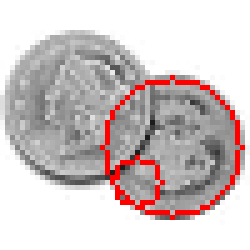
//> input picture rapport/images/detection_coins.png, 50 x 50 px (shown 5 times larger)
$ ./opencv_circle_detection rapport/images/detection_coins.png   (built with g++ and OpenCV 4)
//> lines starting //> are read from the running program, lines starting //| are printed output that depends on the picture
### headers/arguments.hpp
#ifndef ARGUMENTSHPP
#define ARGUMENTSHPP

#include <vector>
#include <map>
#include <string>

/**
 * @brief Command line arguments parser.
 * Parses the command line arguments and stores them as options or parameters. Options are arguments
 * that starts with a '-' (e.g. '-option') and can have a value. Parameters are the remaining
 * arguments. For example the arguments '-size 2 file1 file2 -s' have the folowwing options: '-size'
 * with a value of '2' and '-s', the parameters are 'file1' and 'file2'.
 */
class arguments_t {

private:

    std::map<std::string, std::string> options;
    std::vector<std::string> parameters;

public:

    /**
     * @brief Parses the command line arguments.
     *
     * @param argc The number of arguments in argv.
     * @param argv The actual arguments including the executable path.
     */
    arguments_t(int argc, char** argv);

    /**
     * @brief Counts the number of options.
     *
     * @return std::size_t The number of options.
     */
    std::size_t optionsSize();

    /**
     * @brief Counts the number of parameters.
     *
     * @return std::size_t The number of parameters.
     */
    std::size_t parametersSize();

    /**
     * @brief Checks if an option exists.
     *
     * @param key The options to search.
     * @return true If the options exists.
     * @return false If the options doesn't exists.
     */
    bool containsOption(std::string key) const;

    /**
     * @brief Gets the value of an option.
     *
     * @param key The option to get the value of.
     * @return std::string The value of the option or an empty std::string if the option has no
     * value.
     */
    std::string operator[](std::string const & key) const;

    /**
     * @brief Gets a parameter.
     *
     * @param index The parameter position in the arguments (starting at 0).
     * @return std::string The parameter.
     */
    std::string operator[](int index) const;
};

#endif

### src/arguments.cpp
#include "arguments.hpp"

arguments_t::arguments_t(int argc, char** argv) {
//> called with argc = 2
    argc--;
    argv++;
    while (argc > 0) {
        if (*argv[0] == '-') {
            std::string key(*argv);
            argc--;
            argv++;
            std::string value;
            if (argc > 0) {
                value = std::string(*argv);
                argc--;
                argv++;
            }
            this->options[key] = value;
        }
        else {
            this->parameters.push_back(*argv);
            argc--;
            argv++;
        }
    }
}

std::size_t arguments_t::optionsSize() {
    return this->options.size();
}

std::size_t arguments_t::parametersSize() {
    return this->parameters.size();
}

bool arguments_t::containsOption(std::string key) const {
    return this->options.find(key) != this->options.end();
}

std::string arguments_t::operator[](std::string const & key) const {
    return this->options.at(key);
}

std::string arguments_t::operator[](int index) const {
    return this->parameters[index];
}

### opencv_circle_detection.cpp
#include "arguments.hpp"
#include <opencv2/opencv.hpp>

int main(int argc, char **argv)
{
    arguments_t args(argc, argv);
    if (args.parametersSize() < 1)
    {
        std::cout << "usage: " << argv[0] << " <image>" << std::endl;
        return 0;
    }

    std::string imagePath(args[0]);

    auto image = cv::imread(args[0], cv::IMREAD_GRAYSCALE);
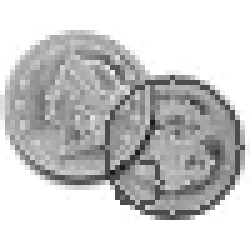
//> image: 50 rows x 50 cols, CV_8UC1 (shown 5 times larger); min 28, max 255, mean 201.6

    // Gaussian filter
    cv::Mat blured;
    cv::GaussianBlur(image, blured, cv::Size(3, 3), 1);
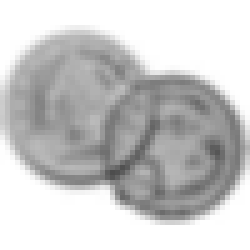
//> blured: 50 rows x 50 cols, CV_8UC1 (shown 5 times larger); min 77, max 255, mean 201.5

    std::vector<cv::Vec3f> circles;
    cv::HoughCircles(blured, circles, cv::HOUGH_GRADIENT, 1, blured.rows / 8, 200, 10);
//> circles = 10 circles (x, y, radius): [33.5, 29.5, 14.5], [15.5, 20.5, 14.1], [39.5, 29.5, 10.2], [15.5, 27.5, 9.6], [20.5, 46.5, 15.8], [16.5, 14.5, 8.8], [33.5, 6.5, 13.4], [9.5, 16.5, 8.4], [8.5, 27.5, 6], [25.5, 21.5, 3.3]

    cv::Mat result;
    cv::cvtColor(image, result, cv::COLOR_GRAY2RGB);
    for (int i = 0; i < circles.size(); i++)
    {
        std::cout << circles[i][0] << " " << circles[i][1] << " " << circles[i][2] << std::endl;
        cv::circle(result, cv::Point(circles[i][0], circles[i][1]), circles[i][2], cv::Scalar(0, 0, 255));
    }
//> this loop made 10 passes
//| 33.5 29.5 14.5
//| 15.5 20.5 14.1
//| 39.5 29.5 10.2
//| 15.5 27.5 9.6
//| 20.5 46.5 15.8
//| 16.5 14.5 8.8
//| 33.5 6.5 13.4
//| 9.5 16.5 8.4
//> (output is shown up to pass 8 of 10)
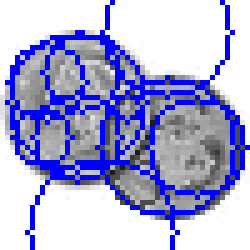
//> result: 50 rows x 50 cols, CV_8UC3 (shown 5 times larger); mean R, G, B 173, 173, 218

    cv::imshow("result", result);
    cv::waitKey();

    return 0;
}
